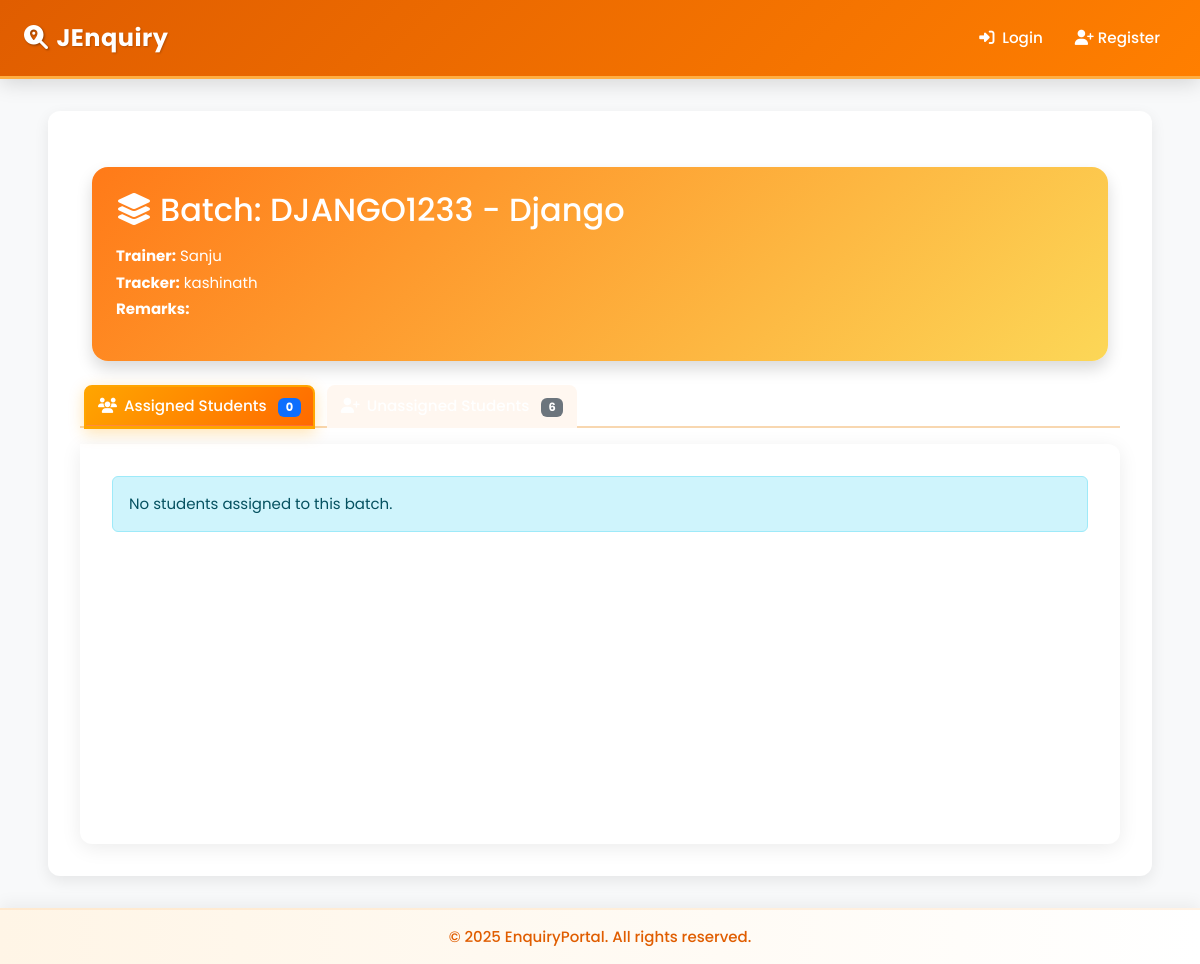
Page /batch/4/ on the committed database.
### batches/models.py (models this page shows, shortened)
class Batch(models.Model):
    code = models.CharField(max_length=20, unique=True)
    subject = models.CharField(max_length=100)
    trainer = models.ForeignKey(Trainer, on_delete=models.SET_NULL, null=True)
    tracker = models.ForeignKey(Tracker, on_delete=models.SET_NULL, null=True)
    remarks = models.TextField(blank=True, null=True)
    batch_date = models.DateField(null=True, blank=True)  # 👈 New field
    created_at = models.DateTimeField(auto_now_add=True)
    students = models.ManyToManyField(Enquiry, related_name='batches', blank=True)

class Trainer(models.Model):
    name = models.CharField(max_length=100)
    email = models.EmailField(unique=True)
    def __str__(self):
        return self.name

class Tracker(models.Model):
    name = models.CharField(max_length=100)
    phone = models.CharField(max_length=15)
    def __str__(self):
        return self.name

### batches/views.py (the view, shortened to what this page needs)
# urls.py: path('<int:batch_id>/', views.batch_detail, name='batch_detail'),
def batch_detail(request, batch_id):
    batch = get_object_or_404(Batch, id=batch_id)
    assigned = batch.students.all()
    unassigned = Enquiry.objects.filter(
        status='joined',
        is_joined_batch=False
    ).exclude(id__in=assigned.values_list('id', flat=True))
    payment_data = {}
    total_target = 0
    total_paid = 0
    total_balance = 0
    batch_payment_summary = {
        'total_target': total_target,
        'total_paid': total_paid,
        'total_balance': total_balance,
    }
    context = {
        'batch': batch,
        'assigned': assigned,
        'unassigned': unassigned,
        'total': assigned.count(),
        'payment_data': payment_data,
        'batch_payment_summary': batch_payment_summary,
    }
    return render(request, 'batches/batch_detail.html', context)

### enquiry/models.py (called while the page is built)
    @property
    def actual_collected(self):
        from .models import PaymentHistory
        total = PaymentHistory.objects.filter(
            payment_date__year=self.year,
            payment_date__month=self.month
        ).aggregate(Sum('amount_paid'))['amount_paid__sum'] or Decimal('0.00')
        return total

### template/batches/batch_detail.html (shortened to what this page needs)
{% extends 'base.html' %}
{% load static %}
{% load custom_filters1  %}
{% block extra_css %}
<link rel="stylesheet" href="https://cdn.jsdelivr.net/npm/flatpickr/dist/flatpickr.min.css">
{% endblock %}
{% block content %}
<link rel="stylesheet" href="https://cdn.datatables.net/1.13.6/css/dataTables.bootstrap5.min.css">
<link rel="stylesheet" href="https://cdn.jsdelivr.net/npm/flatpickr/dist/flatpickr.min.css">
<div class="container my-4">
    <div class="gradient-card mb-4 p-4 shadow">
        <h2 class="text-white mb-3">
            <i class="fas fa-layer-group me-2"></i>Batch: {{ batch.code }} - {{ batch.subject }}
        </h2>
        <p class="text-50 mb-1"><strong>Trainer:</strong> {{ batch.trainer }}</p>
        <p class="text-50 mb-1"><strong>Tracker:</strong> {{ batch.tracker }}</p>
        <p class="text-50"><strong>Remarks:</strong> {{ batch.remarks }}</p>
    </div>
</div>
<ul class="nav nav-tabs mb-0" id="batchTabs" role="tablist">
    <li class="nav-item" role="presentation">
        <button class="nav-link active" id="assigned-tab" data-bs-toggle="tab"
                data-bs-target="#assigned" type="button" role="tab"
                aria-controls="assigned" aria-selected="true">
            <i class="fas fa-users me-2"></i>
            Assigned Students
            <span class="badge bg-primary ms-2" id="assigned-count">{{ assigned|length }}</span>
        </button>
    </li>
    <li class="nav-item" role="presentation">
        <button class="nav-link" id="unassigned-tab" data-bs-toggle="tab"
                data-bs-target="#unassigned" type="button" role="tab"
                aria-controls="unassigned" aria-selected="false">
            <i class="fas fa-user-plus me-2"></i>
            <span class="badge bg-secondary ms-2" id="unassigned-count">{{ unassigned|length }}</span>
        </button>
    </li>
</ul>
<div class="tab-content mt-3" id="batchTabsContent">
    <div class="tab-pane fade show active" id="assigned" role="tabpanel">
        {% if assigned %}
        <form method="post" action="{% url 'batch:bulk_remove_from_batch' batch.id %}" id="bulk-remove-form">
            {% csrf_token %}
            <div class="mb-3 d-flex justify-content-between align-items-center">
                <button type="submit" class="btn btn-danger btn-sm">Remove Selected</button>
                <input type="text" id="searchAssigned" class="search-box" style="width: 250px;" placeholder="Search assigned students...">
            </div>
            <div class="table-container">
                <table id="assigned-table" class="table table-bordered table-hover">
                    <thead>
                        <tr>
                            <th><input type="checkbox" id="select_all_assigned"></th>
                            <th>Name</th>
                            <th>Contact</th>
                            <th>Target Fees</th>
                            <th>Paid</th>
                            <th>Balance</th>
                            <th>Due Date</th>
                            <th>Actions</th>
                        </tr>
                    </thead>
                    <tbody id="assigned-tbody">
                        {% for student in assigned %}
                        {% with payment=payment_data|get_item:student.id %}
                        <tr class="student-row" data-id="{{ student.id }}"
                            data-name="{{ student.name }}"
                            data-mobile="{{ student.mobile }}"
                            data-balance="{{ payment.balance|default:0 }}"
                            data-due-date="{{ student.due_date|date:'Y-m-d' }}">
                            <td><input type="checkbox" name="enquiry_ids" value="{{ student.id }}"></td>
                            <td>{{ student.name }}</td>
                            <td>{{ student.mobile }}</td>
                            <td class="amount">₹{{ payment.target|default:"0.00" }}</td>
                            <td class="amount amount-success">₹{{ payment.paid|default:"0.00" }}</td>
                            <td class="amount amount-danger">₹{{ payment.balance|default:"0.00" }}</td>
                            <td>
                                {% if student.due_date %}
                                    <span class="due-badge {% if student.due_date < today %}due-badge-danger{% endif %}">
                                        {{ student.due_date|date:"d M, Y" }}
                                    </span>
                                {% else %}
                                    <span class="text-muted">N/A</span>
                                {% endif %}
                            </td>
                            <td>
                                <div class="btn-group btn-group-sm" role="group">
                                    <button type="button" class="btn btn-outline-primary update-payment-btn"
                                            data-bs-toggle="modal" data-bs-target="#updatePaymentModal"
                                            title="Update Payment">
                                        <i class="fas fa-dollar-sign"></i>
                                    </button>
                                    <button type="button" class="btn btn-outline-secondary update-date-btn"
                                            data-bs-toggle="modal" data-bs-target="#updateDueDateModal"
                                            title="Update Due Date">
                                        <i class="fas fa-calendar-alt"></i>
                                    </button>
                                    <button type="button" class="btn btn-danger" onclick="submitSingleRemove({{ batch.id }}, {{ student.id }})">
                                        Remove
                                    </button>
                                </div>
                            </td>
                        </tr>
                        {% endwith %}
                        {% endfor %}
                    </tbody>
                </table>
                <div id="assigned-no-results" class="no-results" style="display: none;">
                    <i class="fas fa-search"></i>
                    <p>No students found matching your search.</p>
                </div>
            </div>
            <div class="table-pagination">
                <div class="pagination-info" id="assigned-info">
                    Showing <span id="assigned-start">1</span> to <span id="assigned-end">{{ assigned|length }}</span> of <span id="assigned-total">{{ assigned|length }}</span> students
                </div>
                <div class="pagination-controls">
                    <button type="button" class="pagination-btn" id="assigned-prev" onclick="changePage('assigned', -1)">‹ Previous</button>
                    <span id="assigned-page-info">Page 1</span>
                    <button type="button" class="pagination-btn" id="assigned-next" onclick="changePage('assigned', 1)">Next ›</button>
                </div>
            </div>
        </form>
        {% else %}
        <div class="alert alert-info">No students assigned to this batch.</div>
        {% endif %}
    </div>
</div>
<div class="toast-container position-fixed top-0 end-0 p-3" style="z-index: 11"></div>
{% endblock %}

### template/base.html (style rules this page uses)
:root { --primary-orange: #ff7f00; --dark-orange: #e05d00; --light-orange: #ffae42; --very-light-orange: #fff5e6; --white: #ffffff; --gray-100: #f8f9fa; --gray-200: #e9ecef; }
body { font-family: 'Poppins', 'Segoe UI', Tahoma, Geneva, Verdana, sans-serif; background-color: var(--gray-100); font-size: 15px; min-height: 100vh; display: flex; flex-direction: column; }
.nav-link { color: var(--white) !important; font-weight: 500; font-size: 0.95rem; margin: 0 0.25rem; padding: 0.5rem 0.75rem !important; border-radius: 6px; transition: all 0.3s ease; position: relative; white-space: nowrap; }
.nav-link i { margin-right: 5px; transition: transform 0.3s ease; width: 14px; text-align: center; }

### template/batches/batch_detail.html (style rules this page uses)
.nav-tabs { border-bottom: 2px solid #e9ecef; margin-bottom: 0; }
.nav-tabs .nav-link { border: none; border-radius: 8px 8px 0 0; font-weight: 600; color: #6c757d; padding: 1rem 1.5rem; transition: all 0.3s ease; position: relative; margin-right: 0.5rem; }
.nav-tabs .nav-link.active { color: #ff6b35; background-color: white; border-bottom: 3px solid #ff6b35; }
.nav-tabs .nav-link.active::after { content: ''; position: absolute; bottom: -2px; left: 0; right: 0; height: 3px; background: linear-gradient(90deg, #ff8c42, #ff6b35); border-radius: 2px; }
.tab-content { background: white; border-radius: 0 12px 12px 12px; padding: 2rem; box-shadow: 0 4px 20px rgba(0,0,0,0.08); min-height: 400px; }
.tab-pane { animation: fadeIn 0.5s ease; }
.nav-tabs { border-bottom: 2px solid #f8d7b0; margin-bottom: 1.5rem; }
.nav-tabs .nav-item { margin-bottom: -2px; }
.nav-tabs .nav-link { border: 2px solid transparent; border-radius: 0.5rem 0.5rem 0 0; padding: 0.75rem 1.5rem; color: #ff7f00; background-color: #fff7f0; font-weight: 500; transition: all 0.3s ease; position: relative; overflow: hidden; }
.nav-tabs .nav-link.active { color: #ffffff; background: linear-gradient(135deg, #ffa500 0%, #ff6a00 100%); border-color: #ffa500; box-shadow: 0 4px 15px rgba(255, 165, 0, 0.3); }
.nav-tabs .nav-link.active::before { content: ''; position: absolute; top: 0; left: -100%; width: 100%; height: 100%; background: linear-gradient(90deg, transparent, rgba(255,255,255,0.3), transparent); transition: left 0.5s; }
.gradient-card { background: linear-gradient(135deg, #ff7a18, #fcd757); border-radius: 1rem; color: white; transition: box-shadow 0.3s ease; }

### rows in the picture
Batch: code "DJANGO1233", subject "Django", trainer "Sanju", tracker "kashinath"

### other values in the picture
{{ assigned|length }} "0"
{{ unassigned|length }} "6"
